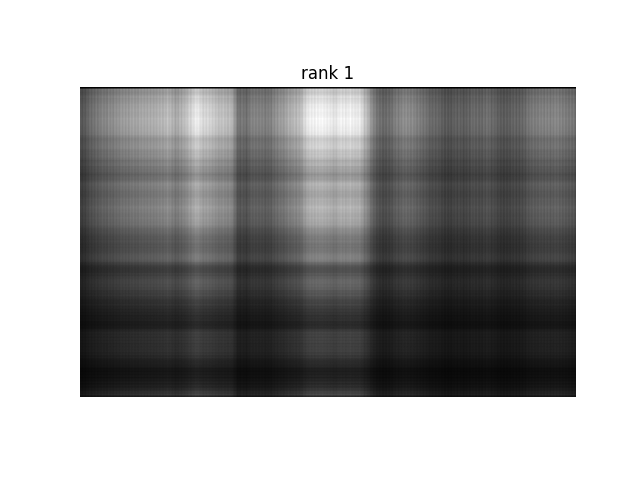
#> input picture figures/svd_image_compression/svdImageDemoClown1.png, 640 x 480 px, given in place of clown.png, which was not available
$ python svd_image_compression.py
#> lines starting #> are read from the running program, lines starting #| are printed output that depends on the picture; pictures that were not available may be replaced by others from this repository, and a replacement may not be noted
# source: https://github.com/probml/pyprobml/blob/master/notebooks/book1/07/svd_image_demo.ipynb

import numpy as np
import matplotlib
import matplotlib.pyplot as plt


def rgb2gray(rgb):
    return np.dot(rgb[..., :3], [0.2989, 0.5870, 0.1140])


img = matplotlib.image.imread("code_prob_ml/clown.png")
#> img is the input picture: shape (480, 640, 4) float32; mean R, G, B, A 0.656, 0.656, 0.656, 1
X = rgb2gray(img)
r = np.linalg.matrix_rank(X)
#> r = 324
U, sigma, V = np.linalg.svd(X, full_matrices=True)
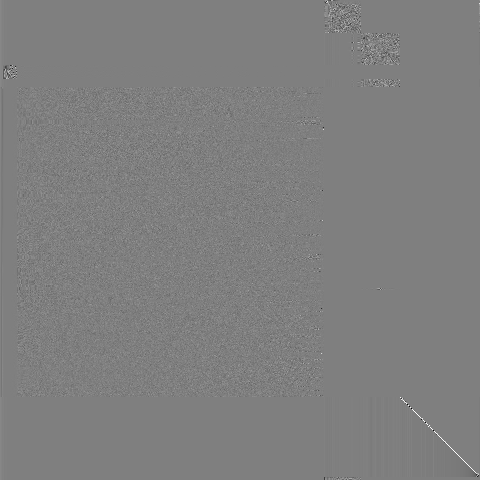
#> U: shape (480, 480) float64; min -0.992, max 0.993, mean 5.97e-05; drawn with min black and max white
#> sigma = 480 values, max 399.9 at index 0, min 1.83e-14 at index 479, mean 1.2
ranks = [1, 2, 5, 10, 20, r]
#> ranks = [1, 2, 5, 10, 20, 324]
R = len(ranks)
#> R = 6

for i in range(R):
    k = ranks[i]
    # x_hat = np.matrix(U[:, :k]) * np.diag(sigma[:k]) * np.matrix(V[:k, :])
    x_hat = np.dot(np.dot(U[:, :k], np.diag(sigma[:k])), V[:k, :])
    plt.imshow(x_hat, cmap="gray")
    plt.title("rank {}".format(k))
    plt.axis("off")
    plt.savefig("figures/svd_image_compression/svdImageDemoClown{}.png".format(k))
#> this loop made 6 passes
#> k on passes 1 to 6: 1, 2, 5, 10, 20, 324
#> pass 1, `x_hat = np.dot(np.dot(U[:, :k], np.diag(sigma[:k])), V[:k, :])`:
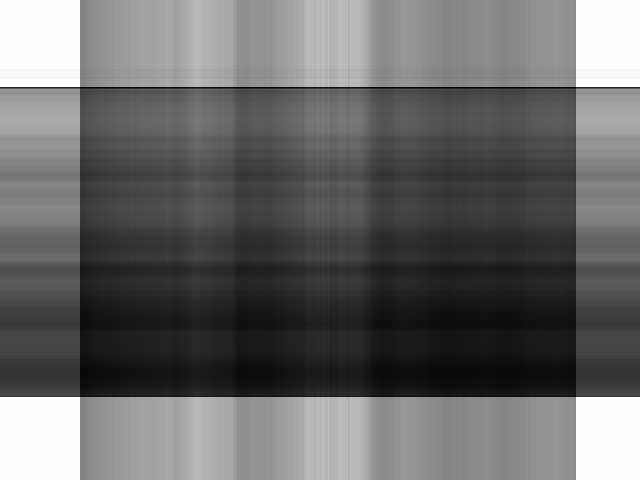
#> x_hat: shape (480, 640) float64; min 0.239, max 1.28, mean 0.668; drawn with min black and max white
#> pass 3, `x_hat = np.dot(np.dot(U[:, :k], np.diag(sigma[:k])), V[:k, :])`:
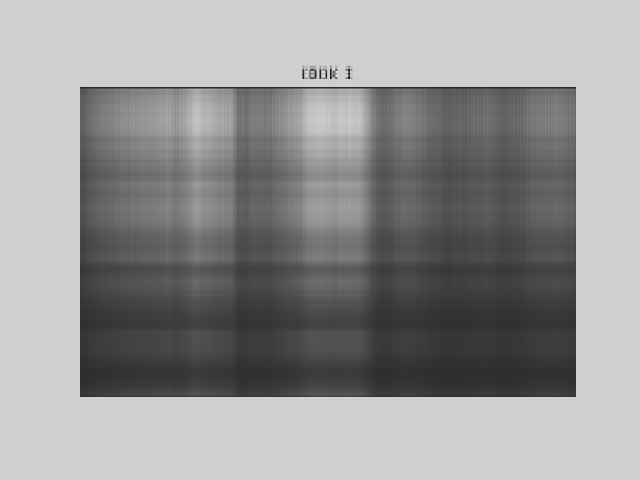
#> x_hat: shape (480, 640) float64; min -0.234, max 1.28, mean 0.655; drawn with min black and max white

k = 100
plt.plot(np.log(sigma[:k]), "r-", linewidth=4, label="Original")
plt.ylabel("r")
plt.xlabel("i")


# Compare this to a random shuffled version of the image
x2 = np.random.permutation(X)
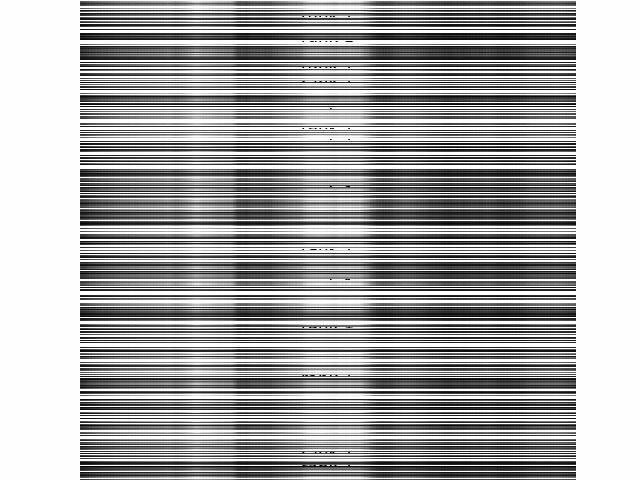
#> x2: shape (480, 640) float64; min 0, max 1, mean 0.655
# so we convert to a 1d vector, permute, and convert back
x1d = X.ravel()
np.random.shuffle(x1d)  # inplace
x2 = x1d.reshape(X.shape)
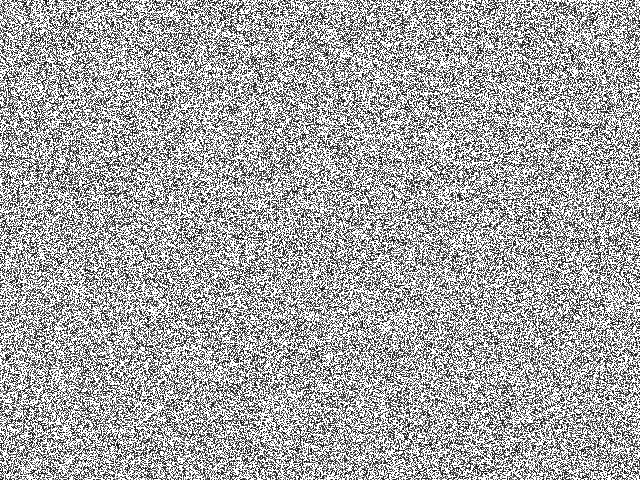
#> x2: shape (480, 640) float64; min 0, max 1, mean 0.655
U, sigma2, V = np.linalg.svd(x2, full_matrices=False)
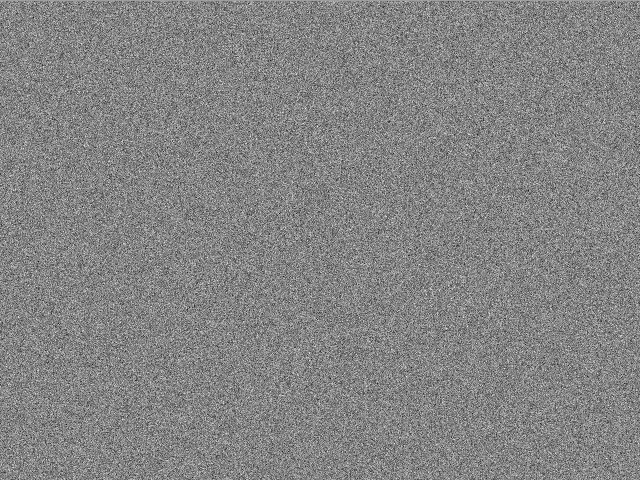
#> V: shape (480, 640) float64; min -0.191, max 0.177, mean 8.18e-05; drawn with min black and max white
#> sigma2 = 480 values, max 363.3 at index 0, min 1.34 at index 479, mean 9.15
plt.plot(np.log(sigma2[:k]), "b", linewidth=4, label="Randomized")
plt.legend()
plt.savefig("figures/svd_image_compression/svdImageDemoClownSigmaScrambled.png")
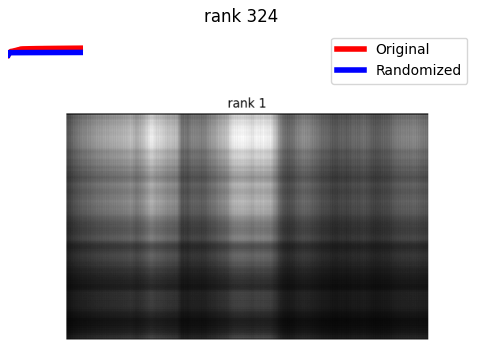
#> figure drawn by matplotlib, 1 panel
